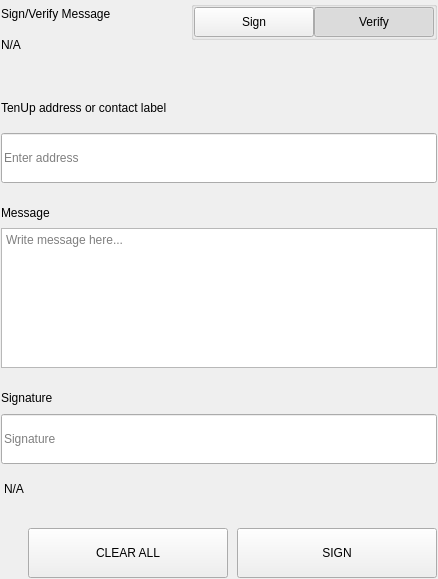
<?xml version="1.0" encoding="UTF-8"?>
<ui version="4.0">
 <class>SettingsSignMessageWidgets</class>
 <widget class="QWidget" name="SettingsSignMessageWidgets">
  <property name="geometry">
   <rect>
    <x>0</x>
    <y>0</y>
    <width>438</width>
    <height>579</height>
   </rect>
  </property>
  <property name="windowTitle">
   <string>Form</string>
  </property>
  <layout class="QVBoxLayout" name="verticalLayout">
   <property name="spacing">
    <number>0</number>
   </property>
   <property name="leftMargin">
    <number>0</number>
   </property>
   <property name="topMargin">
    <number>0</number>
   </property>
   <property name="rightMargin">
    <number>0</number>
   </property>
   <property name="bottomMargin">
    <number>0</number>
   </property>
   <item>
    <widget class="QWidget" name="left" native="true">
     <layout class="QVBoxLayout" name="verticalLayout_3">
      <property name="leftMargin">
       <number>0</number>
      </property>
      <property name="topMargin">
       <number>0</number>
      </property>
      <property name="rightMargin">
       <number>0</number>
      </property>
      <property name="bottomMargin">
       <number>0</number>
      </property>
      <item>
       <widget class="QWidget" name="container_sign" native="true">
        <layout class="QVBoxLayout" name="verticalLayout_2">
         <property name="spacing">
          <number>0</number>
         </property>
         <property name="leftMargin">
          <number>1</number>
         </property>
         <property name="topMargin">
          <number>1</number>
         </property>
         <property name="rightMargin">
          <number>1</number>
         </property>
         <property name="bottomMargin">
          <number>1</number>
         </property>
         <item>
          <layout class="QHBoxLayout" name="horizontalLayout_3" stretch="3,1">
           <property name="spacing">
            <number>40</number>
           </property>
           <item>
            <layout class="QVBoxLayout" name="verticalLayoutTitle">
             <property name="spacing">
              <number>5</number>
             </property>
             <item>
              <widget class="QLabel" name="labelTitle">
               <property name="text">
                <string>Sign/Verify Message</string>
               </property>
              </widget>
             </item>
             <item>
              <widget class="QLabel" name="labelSubtitle1">
               <property name="text">
                <string notr="true">N/A</string>
               </property>
               <property name="wordWrap">
                <bool>true</bool>
               </property>
              </widget>
             </item>
            </layout>
           </item>
           <item alignment="Qt::AlignRight|Qt::AlignTop">
            <widget class="QWidget" name="containerSwitch" native="true">
             <property name="styleSheet">
              <string notr="true">#containerSwitch{
	padding-top:9px;
}</string>
             </property>
             <layout class="QVBoxLayout" name="verticalLayout_6">
              <property name="spacing">
               <number>4</number>
              </property>
              <property name="leftMargin">
               <number>0</number>
              </property>
              <property name="topMargin">
               <number>0</number>
              </property>
              <property name="rightMargin">
               <number>0</number>
              </property>
              <property name="bottomMargin">
               <number>0</number>
              </property>
              <item alignment="Qt::AlignRight">
               <widget class="QGroupBox" name="groupBox">
                <property name="sizePolicy">
                 <sizepolicy hsizetype="Fixed" vsizetype="Preferred">
                  <horstretch>0</horstretch>
                  <verstretch>0</verstretch>
                 </sizepolicy>
                </property>
                <property name="title">
                 <string/>
                </property>
                <property name="alignment">
                 <set>Qt::AlignRight|Qt::AlignTop|Qt::AlignTrailing</set>
                </property>
                <layout class="QHBoxLayout" name="horizontalLayout_4">
                 <property name="spacing">
                  <number>0</number>
                 </property>
                 <property name="leftMargin">
                  <number>0</number>
                 </property>
                 <property name="topMargin">
                  <number>0</number>
                 </property>
                 <property name="rightMargin">
                  <number>0</number>
                 </property>
                 <property name="bottomMargin">
                  <number>0</number>
                 </property>
                 <item>
                  <widget class="QPushButton" name="pushSign">
                   <property name="minimumSize">
                    <size>
                     <width>120</width>
                     <height>30</height>
                    </size>
                   </property>
                   <property name="maximumSize">
                    <size>
                     <width>120</width>
                     <height>30</height>
                    </size>
                   </property>
                   <property name="focusPolicy">
                    <enum>Qt::NoFocus</enum>
                   </property>
                   <property name="text">
                    <string>Sign</string>
                   </property>
                   <property name="checkable">
                    <bool>true</bool>
                   </property>
                   <property name="autoExclusive">
                    <bool>true</bool>
                   </property>
                  </widget>
                 </item>
                 <item>
                  <widget class="QPushButton" name="pushVerify">
                   <property name="minimumSize">
                    <size>
                     <width>120</width>
                     <height>30</height>
                    </size>
                   </property>
                   <property name="maximumSize">
                    <size>
                     <width>120</width>
                     <height>30</height>
                    </size>
                   </property>
                   <property name="focusPolicy">
                    <enum>Qt::NoFocus</enum>
                   </property>
                   <property name="text">
                    <string>Verify</string>
                   </property>
                   <property name="checkable">
                    <bool>true</bool>
                   </property>
                   <property name="checked">
                    <bool>true</bool>
                   </property>
                   <property name="autoExclusive">
                    <bool>true</bool>
                   </property>
                  </widget>
                 </item>
                </layout>
               </widget>
              </item>
              <item alignment="Qt::AlignHCenter|Qt::AlignTop">
               <widget class="QLabel" name="labelSubtitleSwitch">
                <property name="text">
                 <string/>
                </property>
                <property name="alignment">
                 <set>Qt::AlignRight|Qt::AlignTrailing|Qt::AlignVCenter</set>
                </property>
               </widget>
              </item>
             </layout>
            </widget>
           </item>
          </layout>
         </item>
         <item>
          <spacer name="verticalSpacer_2">
           <property name="orientation">
            <enum>Qt::Vertical</enum>
           </property>
           <property name="sizeType">
            <enum>QSizePolicy::Fixed</enum>
           </property>
           <property name="sizeHint" stdset="0">
            <size>
             <width>20</width>
             <height>40</height>
            </size>
           </property>
          </spacer>
         </item>
         <item>
          <widget class="QWidget" name="containerAddress" native="true">
           <property name="sizePolicy">
            <sizepolicy hsizetype="Preferred" vsizetype="Fixed">
             <horstretch>0</horstretch>
             <verstretch>0</verstretch>
            </sizepolicy>
           </property>
           <layout class="QVBoxLayout" name="verticalLayout_5" stretch="0,0">
            <property name="spacing">
             <number>15</number>
            </property>
            <property name="leftMargin">
             <number>0</number>
            </property>
            <property name="topMargin">
             <number>0</number>
            </property>
            <property name="rightMargin">
             <number>0</number>
            </property>
            <property name="bottomMargin">
             <number>0</number>
            </property>
            <item>
             <widget class="QLabel" name="labelSubtitleAddress">
              <property name="minimumSize">
               <size>
                <width>0</width>
                <height>20</height>
               </size>
              </property>
              <property name="maximumSize">
               <size>
                <width>16777215</width>
                <height>20</height>
               </size>
              </property>
              <property name="text">
               <string>TenUp address or contact label</string>
              </property>
             </widget>
            </item>
            <item>
             <widget class="QLineEdit" name="addressIn_SM">
              <property name="minimumSize">
               <size>
                <width>0</width>
                <height>50</height>
               </size>
              </property>
              <property name="maximumSize">
               <size>
                <width>16777215</width>
                <height>50</height>
               </size>
              </property>
              <property name="placeholderText">
               <string>Enter address</string>
              </property>
             </widget>
            </item>
           </layout>
          </widget>
         </item>
         <item>
          <spacer name="verticalSpacer_3">
           <property name="orientation">
            <enum>Qt::Vertical</enum>
           </property>
           <property name="sizeType">
            <enum>QSizePolicy::Fixed</enum>
           </property>
           <property name="sizeHint" stdset="0">
            <size>
             <width>20</width>
             <height>20</height>
            </size>
           </property>
          </spacer>
         </item>
         <item>
          <layout class="QVBoxLayout" name="verticalLayout_9">
           <property name="spacing">
            <number>5</number>
           </property>
           <item>
            <widget class="QLabel" name="labelSubtitleMessage">
             <property name="minimumSize">
              <size>
               <width>0</width>
               <height>20</height>
              </size>
             </property>
             <property name="maximumSize">
              <size>
               <width>16777215</width>
               <height>20</height>
              </size>
             </property>
             <property name="text">
              <string>Message</string>
             </property>
            </widget>
           </item>
           <item>
            <widget class="QPlainTextEdit" name="messageIn_SM">
             <property name="minimumSize">
              <size>
               <width>0</width>
               <height>140</height>
              </size>
             </property>
             <property name="maximumSize">
              <size>
               <width>16777215</width>
               <height>140</height>
              </size>
             </property>
             <property name="placeholderText">
              <string>Write message here...</string>
             </property>
            </widget>
           </item>
          </layout>
         </item>
         <item>
          <spacer name="verticalSpacer_4">
           <property name="orientation">
            <enum>Qt::Vertical</enum>
           </property>
           <property name="sizeType">
            <enum>QSizePolicy::Fixed</enum>
           </property>
           <property name="sizeHint" stdset="0">
            <size>
             <width>20</width>
             <height>20</height>
            </size>
           </property>
          </spacer>
         </item>
         <item>
          <widget class="QWidget" name="widget" native="true">
           <property name="minimumSize">
            <size>
             <width>0</width>
             <height>75</height>
            </size>
           </property>
           <property name="maximumSize">
            <size>
             <width>16777215</width>
             <height>16777215</height>
            </size>
           </property>
           <layout class="QVBoxLayout" name="verticalLayout_4">
            <property name="leftMargin">
             <number>0</number>
            </property>
            <property name="topMargin">
             <number>0</number>
            </property>
            <property name="rightMargin">
             <number>0</number>
            </property>
            <property name="bottomMargin">
             <number>0</number>
            </property>
            <item>
             <widget class="QLabel" name="labelSubtitleSignature">
              <property name="minimumSize">
               <size>
                <width>0</width>
                <height>20</height>
               </size>
              </property>
              <property name="maximumSize">
               <size>
                <width>16777215</width>
                <height>20</height>
               </size>
              </property>
              <property name="text">
               <string>Signature</string>
              </property>
             </widget>
            </item>
            <item>
             <widget class="QLineEdit" name="signatureOut_SM">
              <property name="minimumSize">
               <size>
                <width>0</width>
                <height>50</height>
               </size>
              </property>
              <property name="placeholderText">
               <string>Signature</string>
              </property>
             </widget>
            </item>
           </layout>
          </widget>
         </item>
         <item>
          <widget class="QLabel" name="statusLabel_SM">
           <property name="styleSheet">
            <string notr="true">padding-top:5px;</string>
           </property>
           <property name="text">
            <string notr="true">N/A</string>
           </property>
          </widget>
         </item>
         <item>
          <spacer name="verticalSpacer">
           <property name="orientation">
            <enum>Qt::Vertical</enum>
           </property>
           <property name="sizeType">
            <enum>QSizePolicy::Fixed</enum>
           </property>
           <property name="sizeHint" stdset="0">
            <size>
             <width>20</width>
             <height>20</height>
            </size>
           </property>
          </spacer>
         </item>
         <item>
          <layout class="QHBoxLayout" name="horizontalLayout_7">
           <property name="spacing">
            <number>9</number>
           </property>
           <item>
            <spacer name="horizontalSpacer_5">
             <property name="orientation">
              <enum>Qt::Horizontal</enum>
             </property>
             <property name="sizeType">
              <enum>QSizePolicy::Expanding</enum>
             </property>
             <property name="sizeHint" stdset="0">
              <size>
               <width>40</width>
               <height>20</height>
              </size>
             </property>
            </spacer>
           </item>
           <item>
            <widget class="QPushButton" name="pushButtonClear">
             <property name="minimumSize">
              <size>
               <width>200</width>
               <height>50</height>
              </size>
             </property>
             <property name="focusPolicy">
              <enum>Qt::NoFocus</enum>
             </property>
             <property name="text">
              <string>CLEAR ALL</string>
             </property>
            </widget>
           </item>
           <item>
            <widget class="QPushButton" name="pushButtonSave">
             <property name="minimumSize">
              <size>
               <width>200</width>
               <height>50</height>
              </size>
             </property>
             <property name="maximumSize">
              <size>
               <width>200</width>
               <height>50</height>
              </size>
             </property>
             <property name="focusPolicy">
              <enum>Qt::NoFocus</enum>
             </property>
             <property name="text">
              <string>SIGN</string>
             </property>
            </widget>
           </item>
          </layout>
         </item>
        </layout>
       </widget>
      </item>
     </layout>
    </widget>
   </item>
  </layout>
 </widget>
 <resources/>
 <connections/>
</ui>
